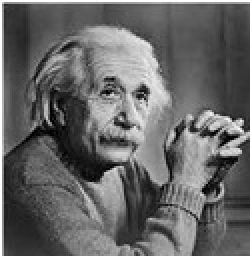
#> input picture 2nd Lab (25.02.2020)/Assignment/einstein.jpg, 125 x 128 px, given in place of lena.jpg, which was not available (shown 2 times larger)
$ python Convolution_Nipa.py   (older library calls are emulated)
#> lines starting #> are read from the running program, lines starting #| are printed output that depends on the picture; pictures that were not available may be replaced by others from this repository, and a replacement may not be noted
import cv2
import numpy as np
import math
from scipy.linalg import toeplitz


def matrix_to_vector(input):
    input_h, input_w = input.shape
    output_vector = np.zeros(input_h*input_w, dtype=input.dtype)
    input = np.flipud(input)
    for i,row in enumerate(input):
        st = i*input_w
        nd = st + input_w
        output_vector[st:nd] = row

    return output_vector


def vector_to_matrix(input, output_shape):
    output_h, output_w = output_shape
    output = np.zeros(output_shape, dtype=input.dtype)
    for i in range(output_h):
        st = i*output_w
        nd = st + output_w
        output[i, :] = input[st:nd]
    output=np.flipud(output)
    return output


def gaussiankernel ():
    kernel = np.zeros((m, n), dtype=float)
    sigma = float(input("Enter sigma value: "))

    sigma = math.pow(sigma, 2)
    x = m//2
    y = n//2

    for a in range(m):
        for b in range(n):
            kernel[a][b] = (1/(2*3.1416*sigma))*(math.exp(-((math.pow(a-x, 2))+(math.pow(b-y, 2)))/(2*sigma)))
    summ = np.sum(kernel)
    for a in range(m):
        for b in range(n):
            kernel[a][b] = kernel[a][b]/summ
    return kernel


img = cv2.imread('lena.jpg',0)
#> img is the input picture: shape (128, 125); min 0, max 255, mean 102.1
cv2.imshow('input',img)

'''
n = int(input("Enter kernel size x: "))
m = int(input("Enter kernel size y: "))

kernel=gaussiankernel()

#print(k)

gaussianfilter = cv2.GaussianBlur(img,(n,m),0)

cv2.imshow('gaussian',gaussianfilter)

laplacian = cv2.Laplacian(img,cv2.CV_64F)
laplacian1 = laplacian/laplacian.max()


outimg = cv2.filter2D(img,-1,k)
'''

kernel = np.array([[1,2,1],[2,4,2],[1,2,1]])

img_row_num, img_col_num = img.shape
#> img_row_num = 128; img_col_num = 125
k_row_num, k_col_num = kernel.shape

output_row_num = img_row_num + k_row_num - 1
#> output_row_num = 130
output_col_num = img_col_num + k_col_num - 1
#> output_col_num = 127

k_zero_padded = np.pad(kernel, ((output_row_num - k_row_num, 0),(0, output_col_num - k_col_num)),
                       'constant', constant_values=0)

print('k_zero_padded: ', k_zero_padded)
#> (printed output is left out)

toeplitz_list = []
for i in range(k_zero_padded.shape[0]-1, -1, -1):
    col = k_zero_padded[i, :]
    row = np.r_[col[0], np.zeros(img_col_num-1)] # first row for the toeplitz fuction should be defined
    toeplitz_m = toeplitz(col,row)
    toeplitz_list.append(toeplitz_m)
    #print('k '+ str(i)+'\n', toeplitz_m)


c = range(1, k_zero_padded.shape[0]+1)
r = np.r_[c[0], np.zeros(img_row_num-1, dtype=int)]
doubly_indices = toeplitz(c, r)
#print('doubly indices \n', doubly_indices)


toeplitz_shape = toeplitz_list[0].shape
#> toeplitz_shape = (127, 125)
h = toeplitz_shape[0]*doubly_indices.shape[0]
#> h = 16510
w = toeplitz_shape[1]*doubly_indices.shape[1]
#> w = 16000
doubly_blocked_shape = [h, w]
#> doubly_blocked_shape = [16510, 16000]
doubly_blocked = np.zeros(doubly_blocked_shape)

b_h, b_w = toeplitz_shape
#> b_h = 127; b_w = 125
for i in range(doubly_indices.shape[0]):
    for j in range(doubly_indices.shape[1]):
        start_i = i * b_h
        start_j = j * b_w
        end_i = start_i + b_h
        end_j = start_j + b_w
        doubly_blocked[start_i: end_i, start_j:end_j] = toeplitz_list[doubly_indices[i,j]-1]

#print('doubly_blocked: ', doubly_blocked)


vectorized_img = matrix_to_vector(img)
#> in matrix_to_vector, `input = np.flipud(input)`:
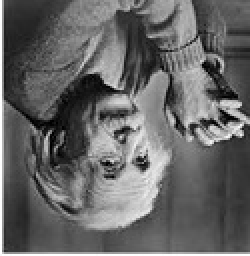
#> input: shape (128, 125) (shown 2 times larger); min 0, max 255, mean 102.1
#> the loop in matrix_to_vector, `for i,row in enumerate(input):` made 128 passes
#> (st, nd) on passes 1 to 12: (0, 125), (125, 250), (250, 375), (375, 500), (500, 625), (625, 750), (750, 875), (875, 1000), (1000, 1125), (1125, 1250), (1250, 1375), (1375, 1500)
#> after the loop in matrix_to_vector, `for i,row in enumerate(input):`: output_vector = 16000 values, max 255 at index 0, min 0 at index 4101, mean 102.1
#> vectorized_img has the same summary as output_vector in matrix_to_vector
#print('vectorized_img: ', vectorized_img)

result_vector = np.matmul(doubly_blocked, vectorized_img)
#> result_vector = 16510 values, max 3573 at index 11254, min 85 at index 7900, mean 1582.7
#print('result_vector: ', result_vector)

out_shape = [output_row_num, output_col_num]
#> out_shape = [130, 127]
output = vector_to_matrix(result_vector, out_shape)
#> after the loop in vector_to_matrix, `for i in range(output_h):`:
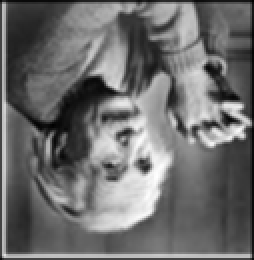
#> output: shape (130, 127) float64 (shown 2 times larger); min 85, max 3573, mean 1582.7; drawn with min black and max white
#> in vector_to_matrix, `output=np.flipud(output)`:
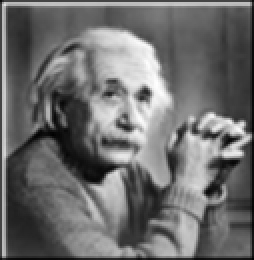
#> output: shape (130, 127) float64 (shown 2 times larger); min 85, max 3573, mean 1582.7; drawn with min black and max white
print(output)
#> (printed output is left out)
#outputimg = int(np.divide(output,16))

for i in range(output.shape[0]):
    for j in range(output.shape[1]):
        output[i][j]=round(output[i][j]/16)
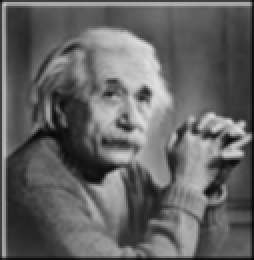
#> output: shape (130, 127) float64 (shown 2 times larger); min 5, max 223, mean 98.9

#cv2.imshow('output',output)

cv2.waitKey(0)
cv2.destroyAllWindows()
